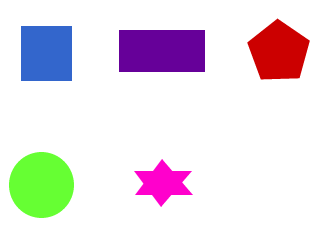
%> input picture matlab/data/shapes23.png, 315 x 250 px
$ octave lab04_fourier_descriptor.m   (GNU Octave 9; MATLAB toolbox functions it lacks are replaced by stand-ins)
%> lines starting %> are read from the running program, lines starting %| are printed output that depends on the picture; in (x1, y1, x2, y2) boxes, pixels count from 0 and x2, y2 are one past the last pixel; in counts of white or black regions, pixels touching at a corner belong together; the program's own positions count from 1
%% LAB 4 - FOURIER DESCRIPTOR CHO DUONG BIEN
clear; close all; clc;
scriptDir=fileparts(mfilename('fullpath'));
I=imread(fullfile(scriptDir,'..','data','shapes23.png')); if ndims(I)==3, I=rgb2gray(I); end
%> further down, I is the input picture: size 250x315x3 uint8; mean R, G, B 232.5, 224.9, 230.4
%> after `I=rgb2gray(I)`:
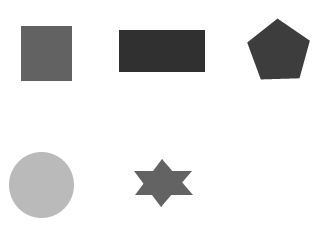
%> I: size 250x315 uint8; min 48, max 255, mean 227.8
BW=imbinarize(I); if mean(BW(:))>.5, BW=~BW; end
%> after `BW=imbinarize(I)`:
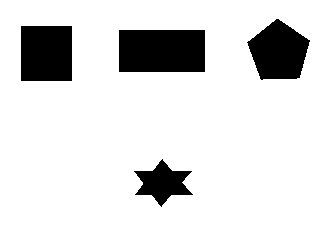
%> BW: size 250x315 logical; 86.8% white; 4 black regions, box (x1, y1, x2, y2) and area: (119, 30, 205, 72) 3612, (21, 26, 72, 81) 2805, (247, 19, 310, 80) 2624, (134, 159, 193, 207) 1393
CC=bwconncomp(BW,8); [~,k]=max(cellfun(@numel,CC.PixelIdxList)); O=false(size(BW)); O(CC.PixelIdxList{k})=true;
%> after `CC=bwconncomp(BW,8)`: CC = 4 connected components
%> after `[~,k]=max(cellfun(@numel,CC.PixelIdxList))`: k = 2
%> after `O(CC.PixelIdxList{k})=true`:
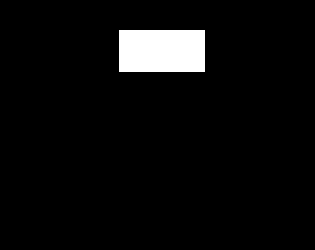
%> O: size 250x315 logical; 4.6% white; 1 white region, box (x1, y1, x2, y2) and area: (119, 30, 205, 72) 3612
B=bwboundaries(O,'noholes'); P=B{1}; z=P(:,2)+1i*P(:,1); F=fft(z); counts=[4 12 32]; recon=cell(size(counts));
%> after `B=bwboundaries(O,'noholes')`: B = 1 boundary; box (x1, y1, x2, y2) and points: (119, 30, 205, 72) 253
%> after `P=B{1}`: P = 253 rows, first 12: [31 120; 31 121; 31 122; 31 123; 31 124; 31 125; 31 126; 31 127; 31 128; 31 129; 31 130; 31 131]
for q=1:numel(counts)
    n=counts(q); keep=false(size(F)); keep(1:n+1)=true; keep(end-n+1:end)=true;
    recon{q}=ifft(F.*keep);
end
%> after the loop, keep = 253 logical values, 65 true; recon = 3 items
figure('Name','Lab 4 - Fourier descriptors');
subplot(2,2,1); imshow(O); title('Bien goc');
for q=1:3
    subplot(2,2,q+1); plot(real(recon{q}),imag(recon{q}),'b-'); axis ij equal tight; grid on;
    title(sprintf('%d he so moi phia',counts(q)));
end
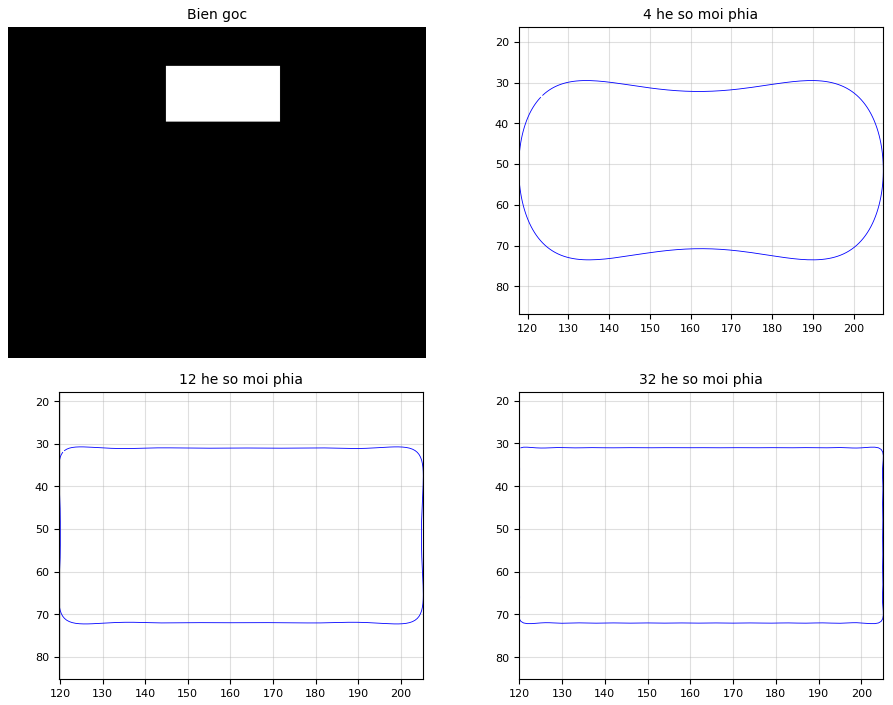
%> figure redrawn from the program's plot data, 4 panels
fprintf('Tong so diem bien: %d; giu DC va toi da %d cap he so tan so thap.\n',numel(z),counts(end));
%| Tong so diem bien: 253; giu DC va toi da 32 cap he so tan so thap.
% Tang so he so giu lai de tang do chi tiet cua duong bien tai tao.
